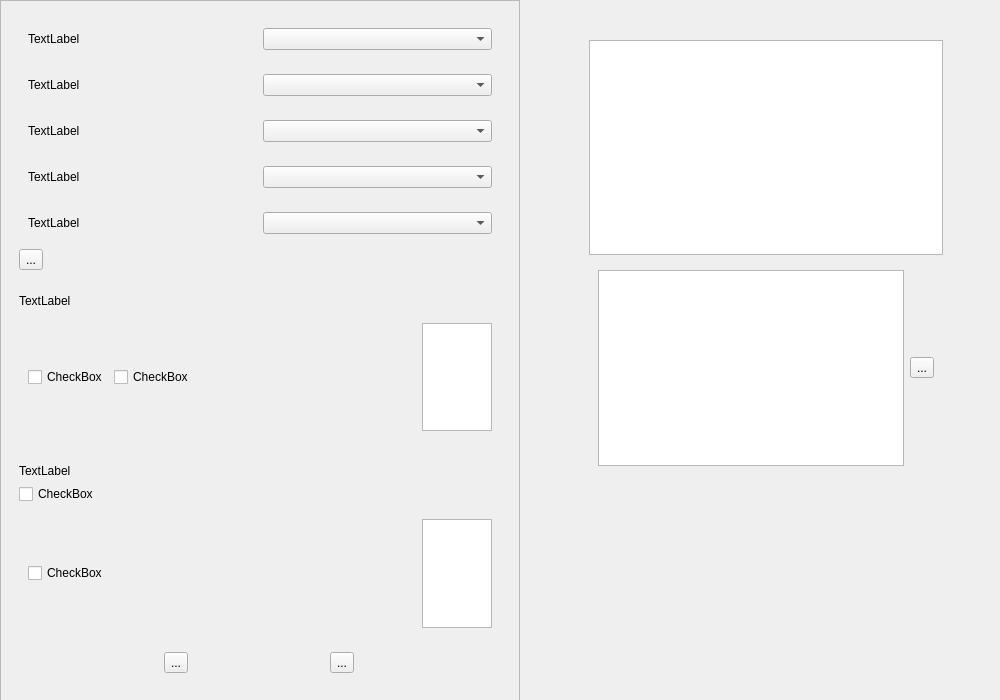
<?xml version="1.0" encoding="UTF-8"?>
<ui version="4.0">
 <class>Uart</class>
 <widget class="QWidget" name="Uart">
  <property name="geometry">
   <rect>
    <x>0</x>
    <y>0</y>
    <width>1000</width>
    <height>700</height>
   </rect>
  </property>
  <property name="windowTitle">
   <string>Form</string>
  </property>
  <widget class="QScrollArea" name="scrollArea">
   <property name="geometry">
    <rect>
     <x>0</x>
     <y>0</y>
     <width>520</width>
     <height>701</height>
    </rect>
   </property>
   <property name="widgetResizable">
    <bool>true</bool>
   </property>
   <widget class="QWidget" name="scrollAreaWidgetContents">
    <property name="geometry">
     <rect>
      <x>0</x>
      <y>0</y>
      <width>497</width>
      <height>711</height>
     </rect>
    </property>
    <layout class="QVBoxLayout" name="verticalLayout_4">
     <item>
      <widget class="QWidget" name="widget" native="true">
       <layout class="QVBoxLayout" name="verticalLayout">
        <item>
         <widget class="QWidget" name="widget_2" native="true">
          <layout class="QHBoxLayout" name="horizontalLayout">
           <item>
            <widget class="QLabel" name="label">
             <property name="text">
              <string>TextLabel</string>
             </property>
            </widget>
           </item>
           <item>
            <widget class="QComboBox" name="comboBox"/>
           </item>
          </layout>
         </widget>
        </item>
        <item>
         <widget class="QWidget" name="widget_3" native="true">
          <layout class="QHBoxLayout" name="horizontalLayout_2">
           <item>
            <widget class="QLabel" name="label_2">
             <property name="text">
              <string>TextLabel</string>
             </property>
            </widget>
           </item>
           <item>
            <widget class="QComboBox" name="comboBox_2"/>
           </item>
          </layout>
         </widget>
        </item>
        <item>
         <widget class="QWidget" name="widget_4" native="true">
          <layout class="QHBoxLayout" name="horizontalLayout_3">
           <item>
            <widget class="QLabel" name="label_3">
             <property name="text">
              <string>TextLabel</string>
             </property>
            </widget>
           </item>
           <item>
            <widget class="QComboBox" name="comboBox_3"/>
           </item>
          </layout>
         </widget>
        </item>
        <item>
         <widget class="QWidget" name="widget_5" native="true">
          <layout class="QHBoxLayout" name="horizontalLayout_4">
           <item>
            <widget class="QLabel" name="label_4">
             <property name="text">
              <string>TextLabel</string>
             </property>
            </widget>
           </item>
           <item>
            <widget class="QComboBox" name="comboBox_4"/>
           </item>
          </layout>
         </widget>
        </item>
        <item>
         <widget class="QWidget" name="widget_6" native="true">
          <layout class="QHBoxLayout" name="horizontalLayout_5">
           <item>
            <widget class="QLabel" name="label_5">
             <property name="text">
              <string>TextLabel</string>
             </property>
            </widget>
           </item>
           <item>
            <widget class="QComboBox" name="comboBox_5"/>
           </item>
          </layout>
         </widget>
        </item>
        <item>
         <widget class="QToolButton" name="toolButton">
          <property name="text">
           <string>...</string>
          </property>
         </widget>
        </item>
       </layout>
      </widget>
     </item>
     <item>
      <widget class="QWidget" name="widget_10" native="true">
       <layout class="QVBoxLayout" name="verticalLayout_3">
        <item>
         <widget class="QLabel" name="label_7">
          <property name="text">
           <string>TextLabel</string>
          </property>
         </widget>
        </item>
        <item>
         <widget class="QWidget" name="widget_11" native="true">
          <layout class="QHBoxLayout" name="horizontalLayout_8" stretch="0,10,1">
           <item>
            <widget class="QCheckBox" name="checkBox_3">
             <property name="text">
              <string>CheckBox</string>
             </property>
            </widget>
           </item>
           <item>
            <widget class="QCheckBox" name="checkBox_4">
             <property name="text">
              <string>CheckBox</string>
             </property>
            </widget>
           </item>
           <item>
            <widget class="QTextEdit" name="textEdit_2"/>
           </item>
          </layout>
         </widget>
        </item>
       </layout>
      </widget>
     </item>
     <item>
      <widget class="QWidget" name="widget_7" native="true">
       <layout class="QVBoxLayout" name="verticalLayout_2" stretch="5,5,0,5">
        <item>
         <widget class="QLabel" name="label_6">
          <property name="text">
           <string>TextLabel</string>
          </property>
         </widget>
        </item>
        <item>
         <widget class="QCheckBox" name="checkBox">
          <property name="text">
           <string>CheckBox</string>
          </property>
         </widget>
        </item>
        <item>
         <widget class="QWidget" name="widget_8" native="true">
          <layout class="QHBoxLayout" name="horizontalLayout_6" stretch="10,1">
           <item>
            <widget class="QCheckBox" name="checkBox_2">
             <property name="text">
              <string>CheckBox</string>
             </property>
            </widget>
           </item>
           <item>
            <widget class="QTextEdit" name="textEdit"/>
           </item>
          </layout>
         </widget>
        </item>
        <item>
         <widget class="QWidget" name="widget_9" native="true">
          <layout class="QHBoxLayout" name="horizontalLayout_7">
           <item>
            <widget class="QToolButton" name="toolButton_2">
             <property name="text">
              <string>...</string>
             </property>
            </widget>
           </item>
           <item>
            <widget class="QToolButton" name="toolButton_3">
             <property name="text">
              <string>...</string>
             </property>
            </widget>
           </item>
          </layout>
         </widget>
        </item>
       </layout>
      </widget>
     </item>
    </layout>
   </widget>
  </widget>
  <widget class="QWidget" name="widget_13" native="true">
   <property name="geometry">
    <rect>
     <x>589</x>
     <y>40</y>
     <width>354</width>
     <height>435</height>
    </rect>
   </property>
   <layout class="QVBoxLayout" name="verticalLayout_5">
    <item>
     <widget class="QTextBrowser" name="textBrowser"/>
    </item>
    <item>
     <widget class="QWidget" name="widget_12" native="true">
      <layout class="QHBoxLayout" name="horizontalLayout_9">
       <item>
        <widget class="QTextEdit" name="textEdit_3"/>
       </item>
       <item>
        <widget class="QToolButton" name="toolButton_4">
         <property name="text">
          <string>...</string>
         </property>
        </widget>
       </item>
      </layout>
     </widget>
    </item>
   </layout>
   <zorder>textBrowser</zorder>
   <zorder>widget_12</zorder>
   <zorder>widget_12</zorder>
  </widget>
 </widget>
 <resources/>
 <connections/>
</ui>
